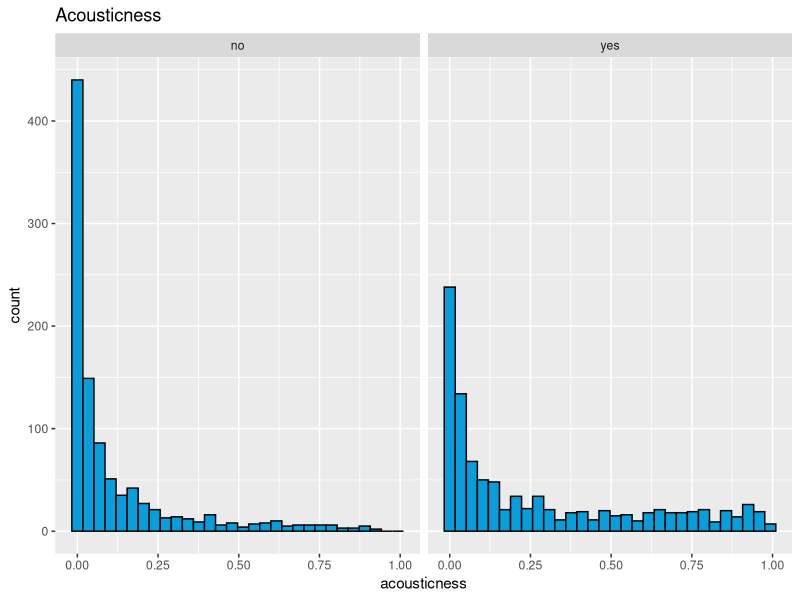
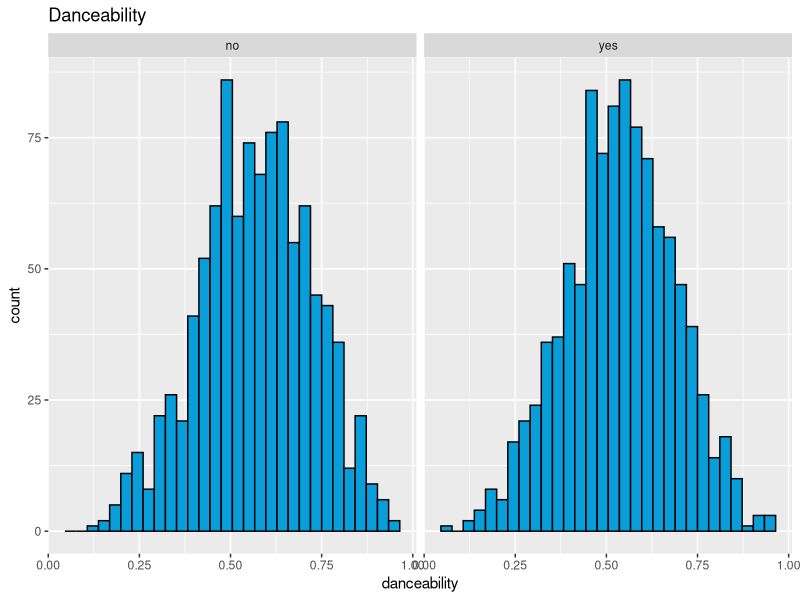
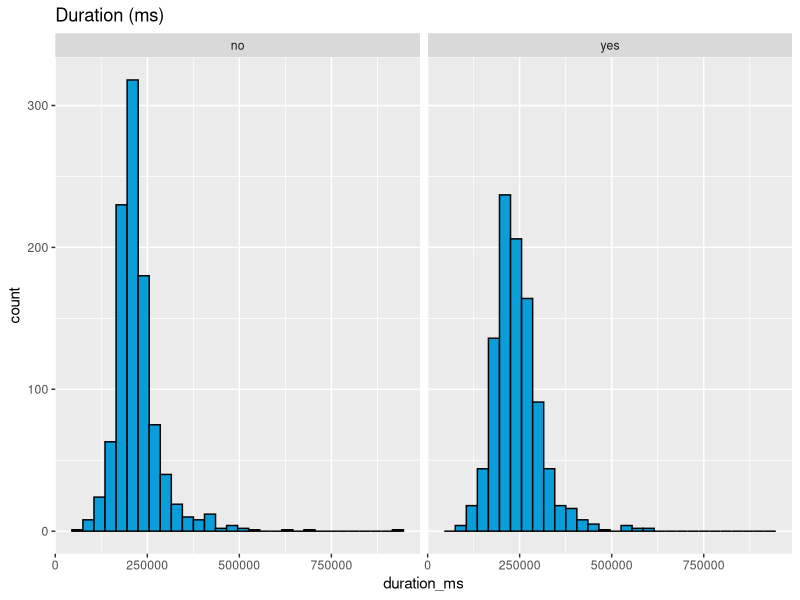
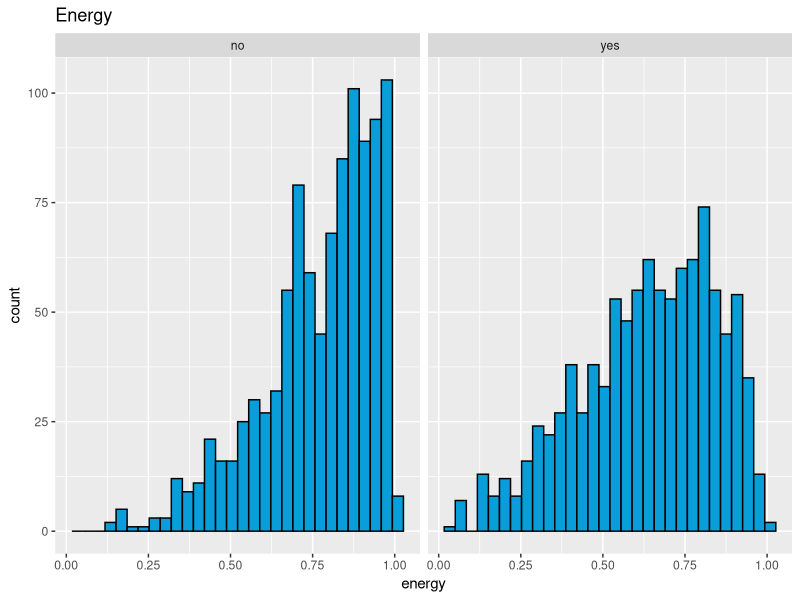
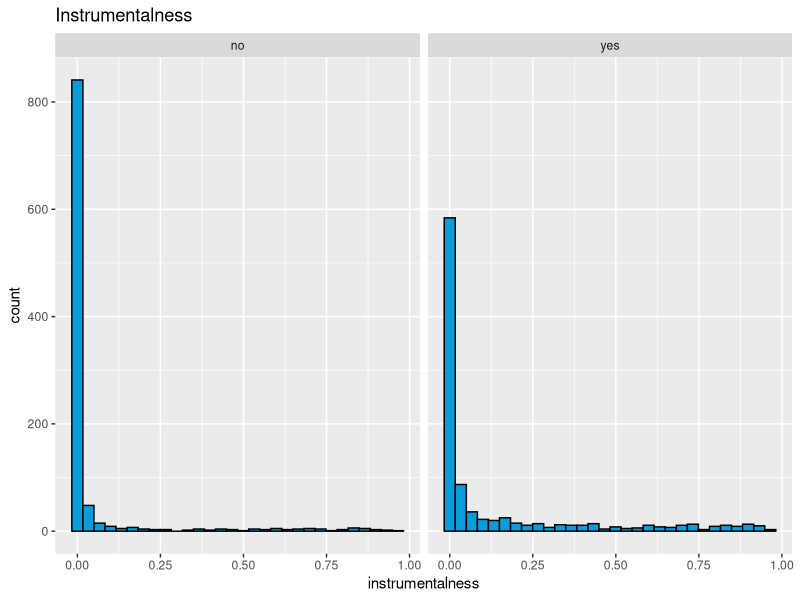
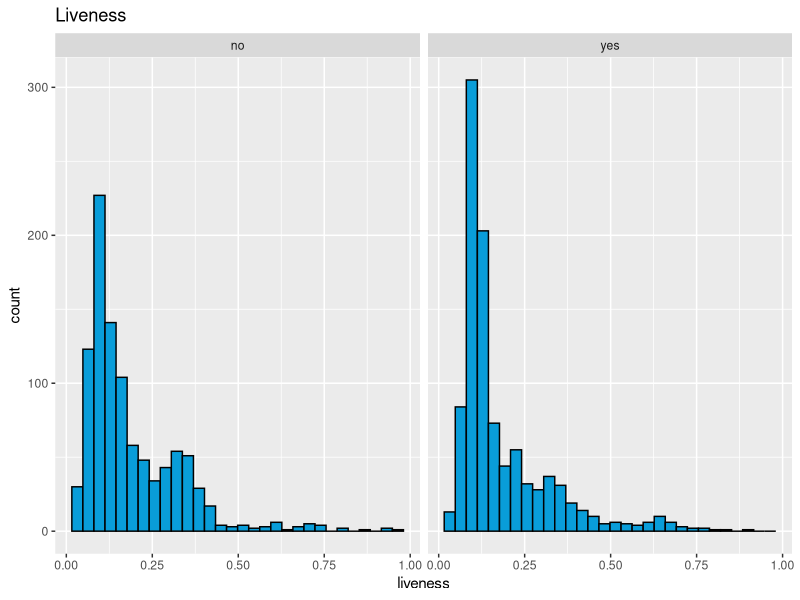
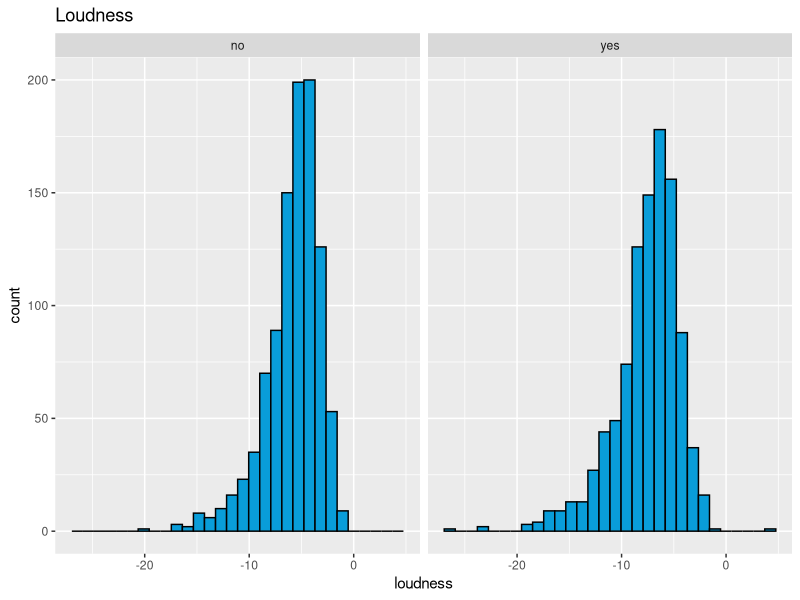
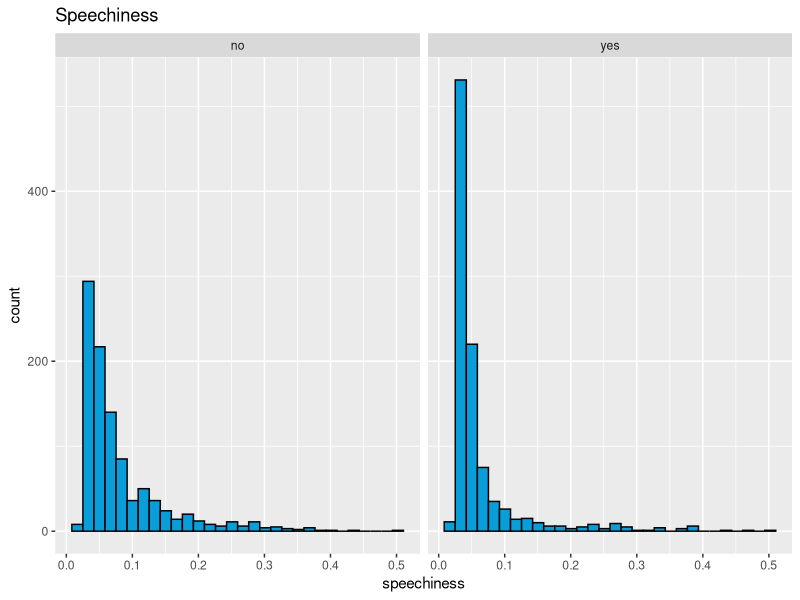

Generate these figures, in order, with R:
## ---- chunk 1
# Load all of the packages that you end up using
# in your analysis in this code chunk.

# Notice that the parameter "echo" was set to FALSE for this code chunk.
# This prevents the code from displaying in the knitted HTML output.
# You should set echo=FALSE for all code chunks in your file.

library(ggplot2)
## ---- chunk 2
# Load the Data
raw <- read.csv("spotify_data.csv", sep = '\t')

drops <- c("X","analysis_url", "id", "track_href", "type", "uri")
songs <- raw[ , !(names(raw) %in% drops)]
## ---- chunk 3
summary(subset(songs, songs$like.=='yes'))
summary(subset(songs, songs$like.=='no'))
## ---- chunk 4
ggplot(aes(x=acousticness), data = songs) + geom_histogram(bins = 30, fill = '#099DD9', color = 'black') + facet_wrap(~like.) + ggtitle("Acousticness")
ggplot(aes(x=danceability), data = songs) + geom_histogram(bins = 30, fill = '#099DD9', color = 'black') + facet_wrap(~like.) + ggtitle("Danceability")
ggplot(aes(x=duration_ms), data = songs) + geom_histogram(bins = 30, fill = '#099DD9', color = 'black') + facet_wrap(~like.) + ggtitle("Duration (ms)")
ggplot(aes(x=energy), data = songs) + geom_histogram(bins = 30, fill = '#099DD9', color = 'black') + facet_wrap(~like.) + ggtitle("Energy")
ggplot(aes(x=instrumentalness), data = songs) + geom_histogram(bins = 30, fill = '#099DD9', color = 'black') + facet_wrap(~like.) + ggtitle("Instrumentalness")
ggplot(aes(x=liveness), data = songs) + geom_histogram(bins = 30, fill = '#099DD9', color = 'black') + facet_wrap(~like.) + ggtitle("Liveness")
ggplot(aes(x=loudness), data = songs) + geom_histogram(bins = 30, fill = '#099DD9', color = 'black') + facet_wrap(~like.) + ggtitle("Loudness")
ggplot(aes(x=speechiness), data = songs) + geom_histogram(bins = 30, fill = '#099DD9', color = 'black') + facet_wrap(~like.) + ggtitle("Speechiness")
ggplot(aes(x=tempo), data = songs) + geom_histogram(bins = 30, fill = '#099DD9', color = 'black') + facet_wrap(~like.) + ggtitle("Tempo")
ggplot(aes(x=valence), data = songs) + geom_histogram(bins = 30, fill = '#099DD9', color = 'black') + facet_wrap(~like.) + ggtitle("Valence")
## ---- chunk 5
ggplot(aes(x=like., y=acousticness), data = songs) + geom_boxplot() + ggtitle("Acousticness")
ggplot(aes(x=like., y=danceability), data = songs) + geom_boxplot() + ggtitle("Danceability")
ggplot(aes(x=like., y=duration_ms), data = songs) + geom_boxplot() + ggtitle("Duration (ms)")
ggplot(aes(x=like., y=energy), data = songs) + geom_boxplot() + ggtitle("Energy")
ggplot(aes(x=like., y=instrumentalness), data = songs) + geom_boxplot() + ggtitle("Instrumentalness")
ggplot(aes(x=like., y=liveness), data = songs) + geom_boxplot() + ggtitle("Liveness")
ggplot(aes(x=like., y=loudness), data = songs) + geom_boxplot() + ggtitle("Loudness")
ggplot(aes(x=like., y=speechiness), data = songs) + geom_boxplot() + ggtitle("Speechiness")
ggplot(aes(x=like., y=tempo), data = songs) + geom_boxplot() + ggtitle("Tempo")
ggplot(aes(x=like., y=valence), data = songs) + geom_boxplot() + ggtitle("Valence")
## ---- chunk 6

## ---- chunk 7

## ---- chunk 8

## ---- chunk 9

## ---- chunk 10

